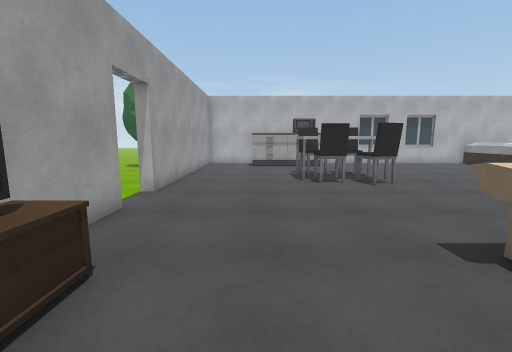
view 1 (above)

16 first-person views from a walk through a scene from a Unity 3-D project. The camera is 1.5 m above the floor, tilts 8° down and sees 90° across. The floor is counted in squares, 1 m on a side. Each view is taken from the middle of a square. On the plan, view 1 faces up. The plan holds only what a view shows up to about 13 squares ahead; the rest is blank. The place goes on beyond the plan. The player is left out. Door leaves are left out, so doorways stand open. Surface patterns are stand-ins for the level's own textures.

view 2
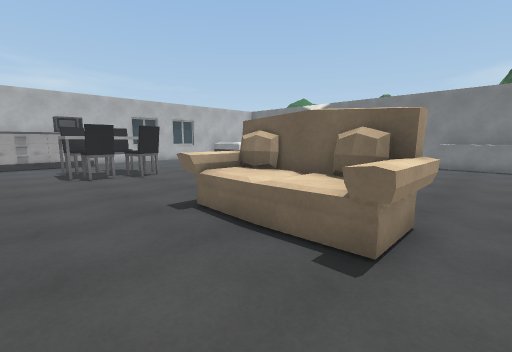

view 3
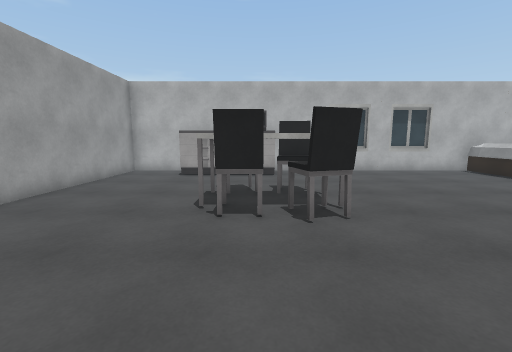

view 4
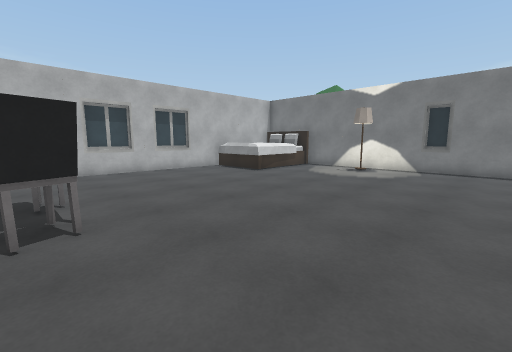

view 5
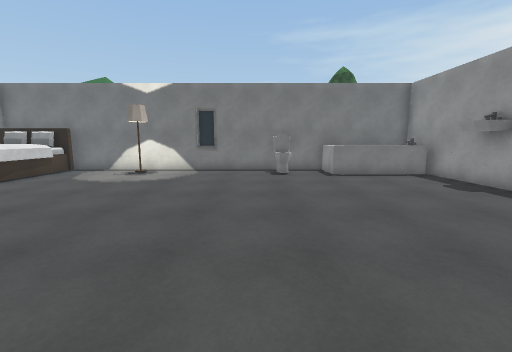

view 6
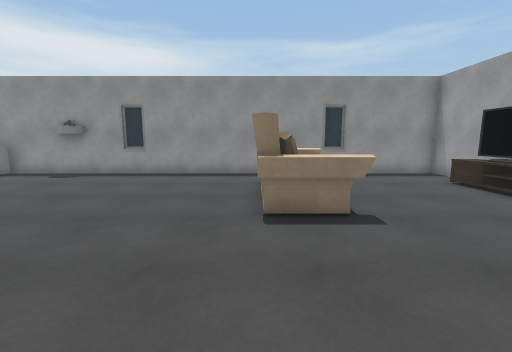

view 7
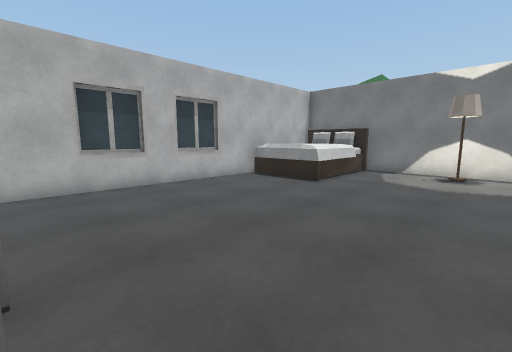

view 8
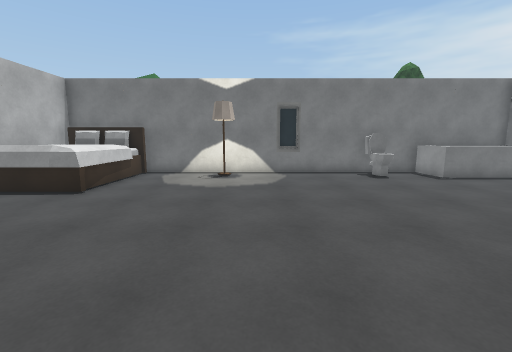

view 9
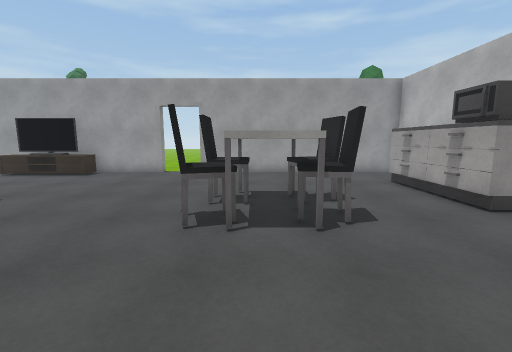

view 10
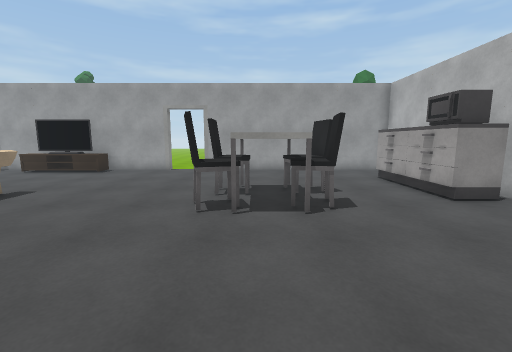

view 11
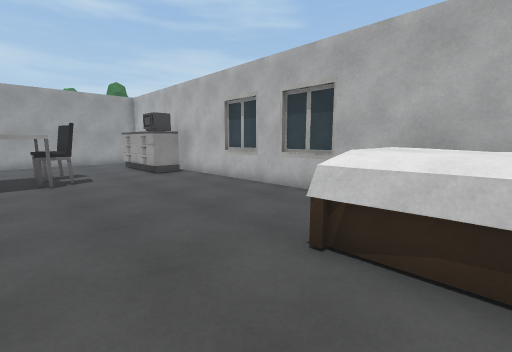

view 12
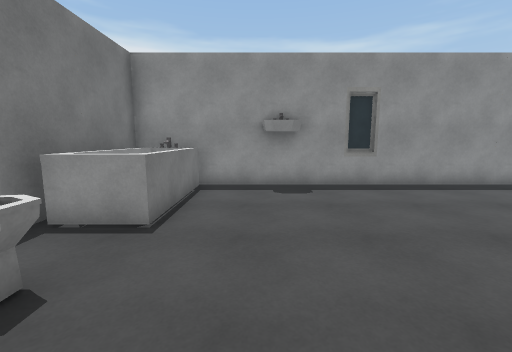

view 13
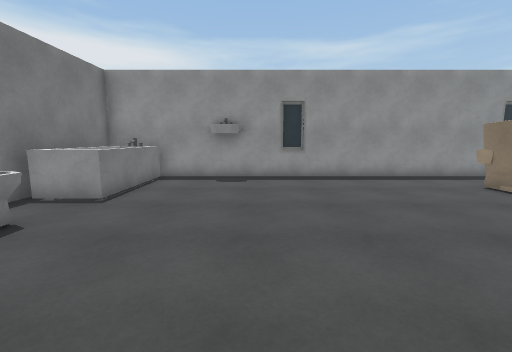

view 14
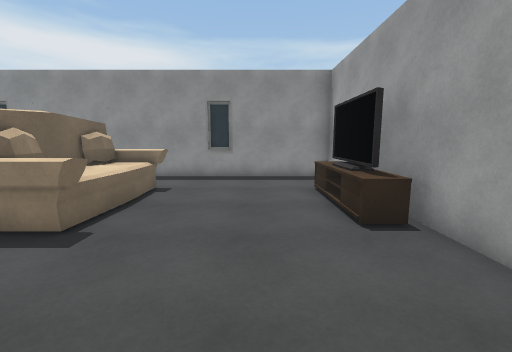

view 15
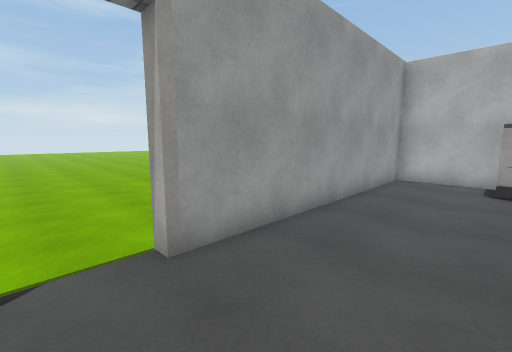

view 16
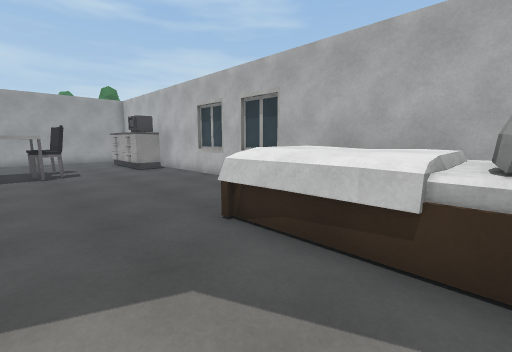

### Floor plan
Points are (right, up) in squares from view 1. A wall is a line through its corners. A room is listed if a view was taken in it or the views show most of it. See-through windows are left out.
Room 1 (views 1, 2, 3, 4, 5, 6, 7, 8, 9, 10, 11, 12, 13, 14, 15, 16)
walls: (-3, 5.6) (-3, -3.6) (18, -3.6) (18, 13.4); (10, -3.8) (11, -3.8); (8.2, 16.8) (6.6, 16.8); (18.2, 6) (18.2, 7); (1, -3.8) (2, -3.8); (11.4, 16.8) (9.6, 16.8); (-0.1, 16.6) (-3, 16.6) (-3, 7.4); (17.9, 16.6) (3, 16.6)
ways out: open door at (-3, 6.5); open door at (-2, 15.5)
objects: other object (-2, -1); TV (-2, 0) to (-2, 2); other object (-2, 3); cabinet (0, 15) to (1, 16); chair (2, 9) to (3, 9); table (2, 10) to (5, 10); chair (2, 11) to (3, 12); cabinet (2, 15) to (4, 16); sofa (3, -1) to (5, 3); chair (4, 9) to (5, 9); chair (4, 11) to (5, 12); bed (13, 13) to (17, 16); other object (16, -3) to (17, 1); toilet (16, 3) to (17, 3); lamp (17, 9)

Positions as (right, up) in squares from view 1, and headings:
1: (0, 0), facing up
2: (0, -2), facing up-right
3: (3, 4), facing up
4: (4, 4), facing up-right
5: (5, 4), facing right
6: (5, 8), facing down
7: (5, 8), facing up-right
8: (6, 8), facing right
9: (9, 10), facing left
10: (10, 10), facing left
11: (15, 10), facing up-left
12: (14, 5), facing down
13: (12, 7), facing down
14: (0, 7), facing down
15: (0, 6), facing up-left
16: (17, 10), facing up-left
